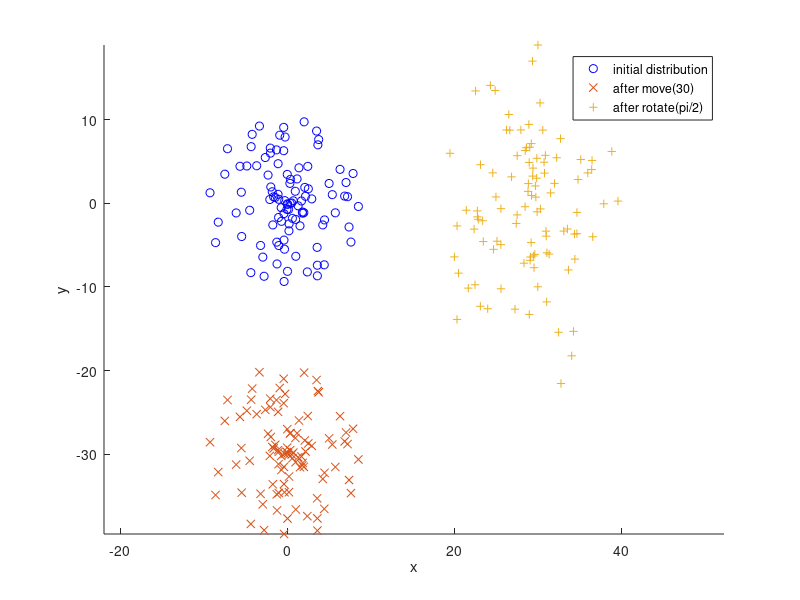

This chart was generated by the following MATLAB code:

initialization = csvread('moveInitialization.csv');
userMove = csvread('userMove.csv');
userRotate = csvread('userRotate.csv');

close all
hold on

axis equal

scatter(initialization(:,1), initialization(:,2), 'b')
scatter(userMove(:,1), userMove(:,2), 'xr')
scatter(userRotate(:,1), userRotate(:,2), '+g')

legend('initial distribution', ...
    'after move(30)', 'after rotate(pi/2)');

xlabel('x');
ylabel('y');